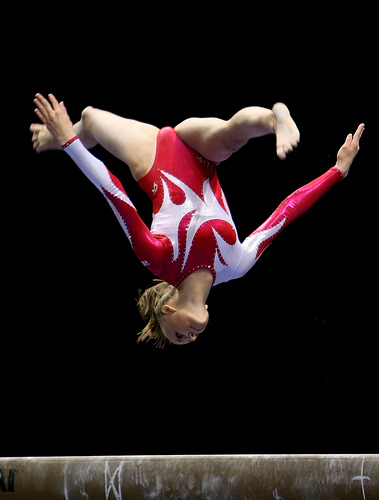
%> input picture test_images/003.jpg, 379 x 500 px
$ octave salient_HSV.m   (GNU Octave 9; MATLAB toolbox functions it lacks are replaced by stand-ins)
%> lines starting %> are read from the running program, lines starting %| are printed output that depends on the picture
close all
clear
clc

imgname = 'test_images/003.jpg';
img = imread(imgname);
%> img is the input picture: size 500x379x3 uint8; mean R, G, B 33.7, 24.5, 24.5

% gaussian filter
img = imfilter(img, fspecial('gaussian', 3, 3), 'symmetric', 'conv');

% rgb2hsv
hsv = rgb2hsv(img);
%> hsv: size 500x379x3 double; mean H, S, V 0.123, 0.122, 0.135

% Compute Lab average values
h = double(hsv(:,:,1)); hm = mean(mean(h));
%> after `h = double(hsv(:,:,1))`:
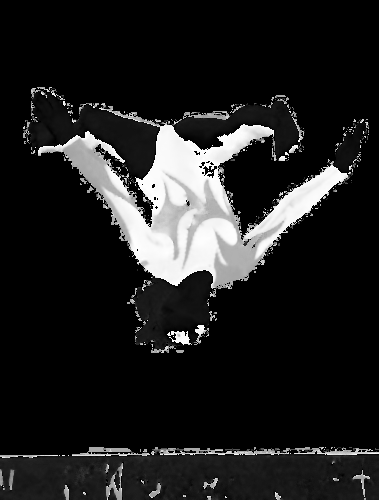
%> h: size 500x379 double; min 0, max 0.999, mean 0.123
%> after `hm = mean(mean(h))`: hm = 0.123
s = double(hsv(:,:,2)); sm = mean(mean(s));
%> after `s = double(hsv(:,:,2))`:
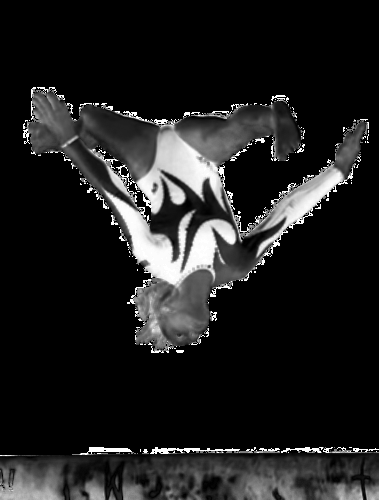
%> s: size 500x379 double; min 0, max 1, mean 0.122
%> after `sm = mean(mean(s))`: sm = 0.122
v = double(hsv(:,:,3)); vm = mean(mean(v));
%> after `v = double(hsv(:,:,3))`:
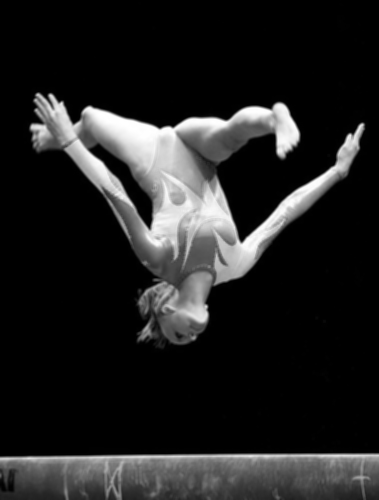
%> v: size 500x379 double; min 0, max 1, mean 0.135
%> after `vm = mean(mean(v))`: vm = 0.135

% Finally compute the saliency map and display it.
sm_distance = (h-hm).^2 + (s-sm).^2 + (v-vm).^2;
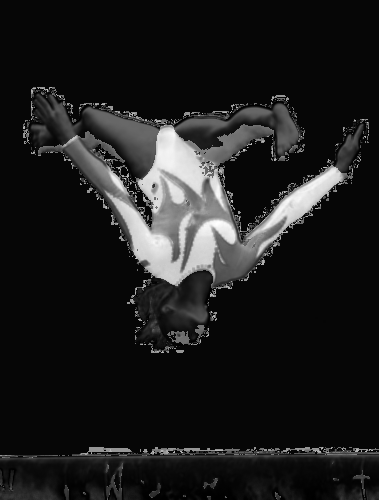
%> sm_distance: size 500x379 double; min 0.00133, max 1.83, mean 0.211; drawn with min black and max white
sm=im2uint8(mat2gray(sm_distance));
imshow(sm,[]);

$ run again, with test_images/10545.jpg copied over test_images/003.jpg
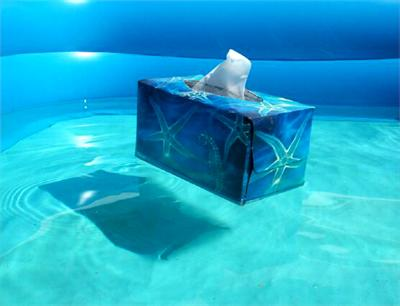
%> input picture test_images/10545.jpg, 400 x 306 px
%> img is the input picture: size 306x400x3 uint8; mean R, G, B 31.6, 172.8, 206.9
%> hsv: size 306x400x3 double; mean H, S, V 0.532, 0.857, 0.812
%> hm = 0.532
%> `sm = mean(mean(s))`: sm = 0.857
%> `v = double(hsv(:,:,3))`:
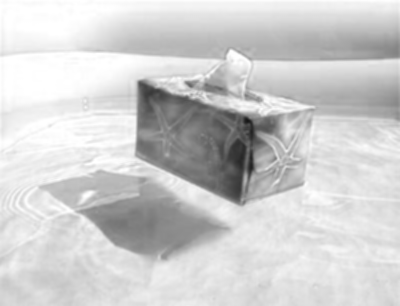
%> v: size 306x400 double; min 0.0863, max 1, mean 0.812
%> vm = 0.812
%> `sm_distance = (h-hm).^2 + (s-sm).^2 + (v-vm).^2;`:
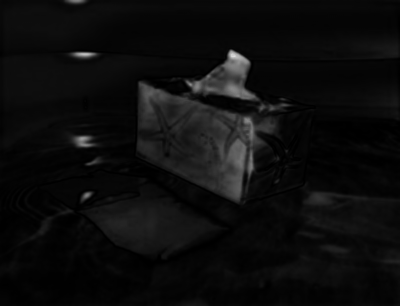
%> sm_distance: size 306x400 double; min 8.43e-05, max 0.869, mean 0.0514

$ run again, with test_images/11881.jpg copied over test_images/003.jpg
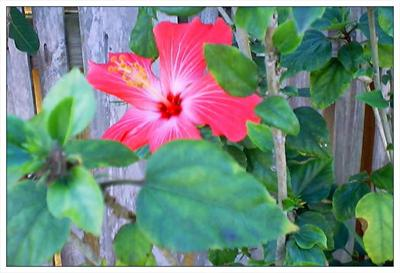
%> input picture test_images/11881.jpg, 400 x 273 px
%> img is the input picture: size 273x400x3 uint8; mean R, G, B 118.9, 138.2, 128
%> hsv: size 273x400x3 double; mean H, S, V 0.494, 0.412, 0.63
%> hm = 0.494
%> `sm = mean(mean(s))`: sm = 0.412
%> `v = double(hsv(:,:,3))`:
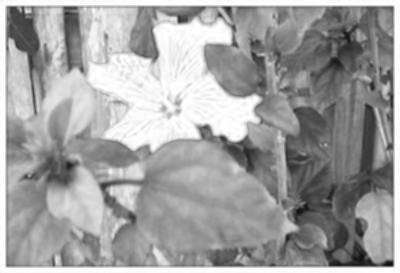
%> v: size 273x400 double; min 0.051, max 1, mean 0.63
%> vm = 0.63
%> `sm=im2uint8(mat2gray(sm_distance));`:
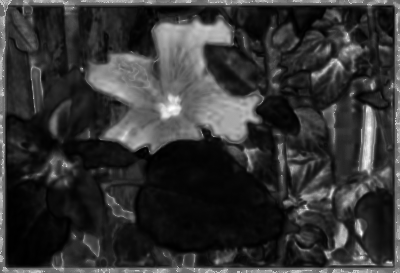
%> sm: size 273x400 uint8; min 0, max 255, mean 52.3

$ run again, with test_images/12649.jpg copied over test_images/003.jpg
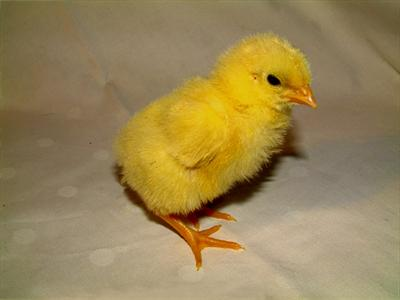
%> input picture test_images/12649.jpg, 400 x 300 px
%> img is the input picture: size 300x400x3 uint8; mean R, G, B 153, 132.5, 85.5
%> hsv: size 300x400x3 double; mean H, S, V 0.114, 0.429, 0.6
%> hm = 0.114
%> `sm = mean(mean(s))`: sm = 0.429
%> `v = double(hsv(:,:,3))`:
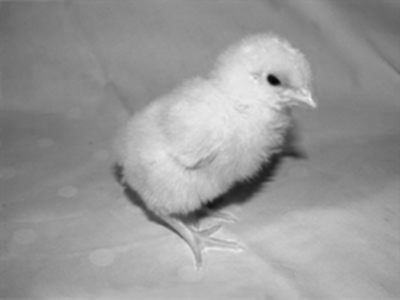
%> v: size 300x400 double; min 0.0235, max 0.941, mean 0.6
%> vm = 0.6
%> `sm_distance = (h-hm).^2 + (s-sm).^2 + (v-vm).^2;`:
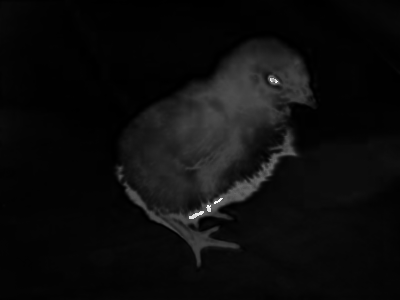
%> sm_distance: size 300x400 double; min 5.54e-06, max 1.37, mean 0.0695; drawn with min black and max white
